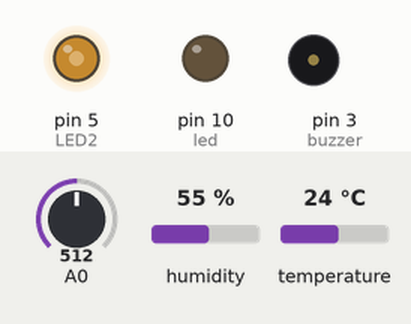
Bench run of a sketch on a simulated Arduino Uno, built with avr-gcc and run on an emulated ATmega328P. Parts: output pins drawn as LEDs (lit = HIGH), buzzer (waves = sounding). The inputs (shaded band) are chosen by the test bench; at power-on: humidity 55 %, A0 = 512, temperature 24 °C. What the sketch prints to the serial monitor is not drawn.

Above: at 1.2 s.
1.3 s: humidity set to 69 %
3.2 s: humidity set to 72 %
At 4.7 s:
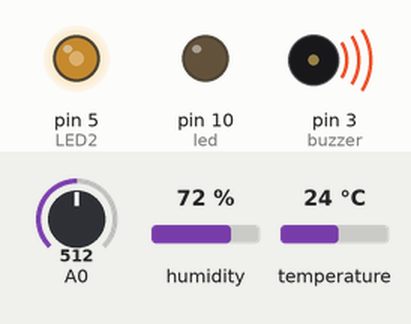
5.5 s: A0 set to 716
At 6.9 s:
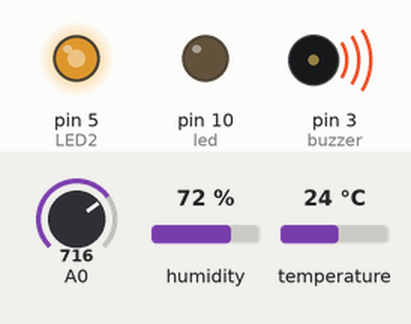
7.2 s: A0 set to 900
At 8.5 s:
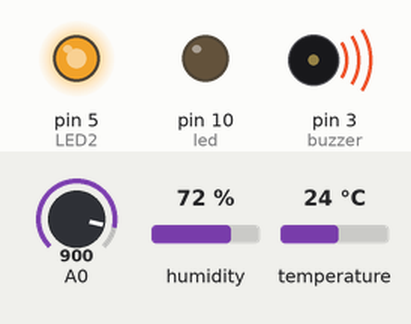
8.8 s: humidity set to 22 %
11.7 s: A0 set to 122
At 12.7 s:
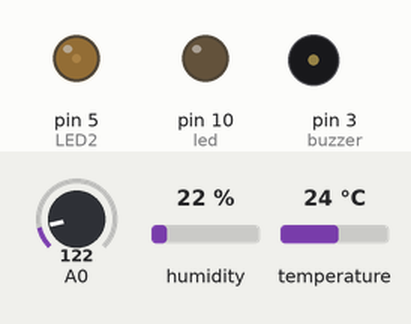
Timing chart, 0 to 14.2 s (numbered marks = the images above; inputs shaded):
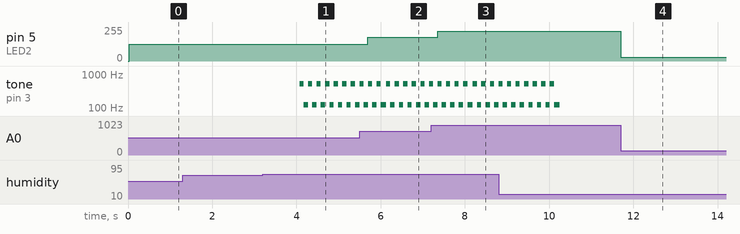

The sketch:

involt-basic.ino
```cpp
/*
  INVOLT BASIC ARDUINO SKETCH
  by Ernest Warzocha 2016
  ------------------------------------------------------
  This file is for serial communication between Arduino
  Uno and Involt App. It can be used with Bluetooth 2.0
  device connected via hardware serial.
*/

/*
  involtPin array contains values received from app.
  Each UI element refers to pin number which is index of
  this array. involtString is array for values received
  with "S" pin. You can increase the length of array to
  store more values then arduino total pins. Use them
  in sketch for not only pin-to-pin communication.
*/
int    involtPin[14] = {};//equals involt.pin.P in app
String involtString[2] ={}; //equals involt.pin.S in app

/*
  Buffer for received data. If you plan to receive more
  chars at once just increase the array length.
*/
char involt[16];

/*
  String for responding to function received from app.
*/
String fname;
#include "DHT.h"
#define DHTPIN 2
#define DHTTYPE 11

DHT dht(DHTPIN, DHTTYPE);

int buzzer = 3;

const int led = 10;
const int LED2 = 5;
int ledValue = 0;

void setup() {
 /*
  Connection speed must be same as app.
  Should remain unchanged.
 */
 pinMode(led, OUTPUT);
 dht.begin();
 Serial.begin(57600);
}

void loop() {
  involtReceive();

  float h = dht.readHumidity();
  involtSend(12, h);
  if (h > 70){
    tone(buzzer, 523.3);
    delay(100);
    tone(buzzer, 125.2);
    delay(100);
  }
  else{
    noTone(buzzer);
  }


  digitalWrite(led, involtPin[10]);

  ledValue = map(analogRead(A0), 0, 1023, 0, 255);
  analogWrite(LED2, ledValue);
  involtSend(0, analogRead(A0));
  //PUT YOUR CODE HERE

  //Clear the function to trigger it only once.
  fname = "";
}

/*
  INVOLT FUNCTIONS
  ------------------------------------------------------

  involtReceive
  ------------------------------------------------------
  read the data from app and parse the values received
  into proper array. The read until is used due to
  issues with missing chars when reading direct strings.

  involtSend, involtSendString
  ------------------------------------------------------
  send int or string to app. Multiple prints are to
  reduce the sketch size (compared to sprintf()).

  involtSendFunction
  ------------------------------------------------------
  send function name to trigger it in app.
*/

void involtReceive(){
  if(Serial.available()>0) {
    Serial.readBytesUntil('\n',involt,sizeof(involt));
    int pin;
    if (involt[0] == 'P'){
      int value;
      sscanf(involt, "P%dV%d", &pin, &value);
      involtPin[pin] = value;
    }
    else if (involt[0] == 'S'){
      char value[sizeof(involt)];
      sscanf(involt, "S%dV%s", &pin, &value);
      involtString[pin] = value;
    }
    else if (involt[0] == 'F'){
      char value[sizeof(involt)];
      sscanf(involt, "F%s", &value);
      fname = value;
    };
    memset(involt,0,sizeof(involt));
  };
};

void involtSend(int pinNumber, int sendValue){
  Serial.print('A');
  Serial.print(pinNumber);
  Serial.print('V');
  Serial.print(sendValue);
  Serial.println('E');
  Serial.flush();
};

void involtSendString(int pinNumber, String sendString){
  Serial.print('A');
  Serial.print(pinNumber);
  Serial.print('V');
  Serial.print(sendString);
  Serial.println('E');
  Serial.flush();

};

void involtSendFunction(String functionName){
  Serial.print('F');
  Serial.print(functionName);
  Serial.println('E');
  Serial.flush();
};
```

Measured:
- the behaviour switches between 70 and 71 % on humidity (found by bisection; images 0 and 1)
- after the input at 3.2 s, tone on pin 3 (buzzer): alternates 523 Hz for 0.10 s and 125 Hz for 0.10 s, starting after 0.87 s
- after the input at 5.5 s, pin 5 (LED2): 127/255 → 178/255 after 0.20 s
- after the input at 7.2 s, pin 5 (LED2): 178/255 → 224/255 after 0.15 s
- after the input at 11.7 s, pin 5 (LED2): 224/255 → 30/255 at once
